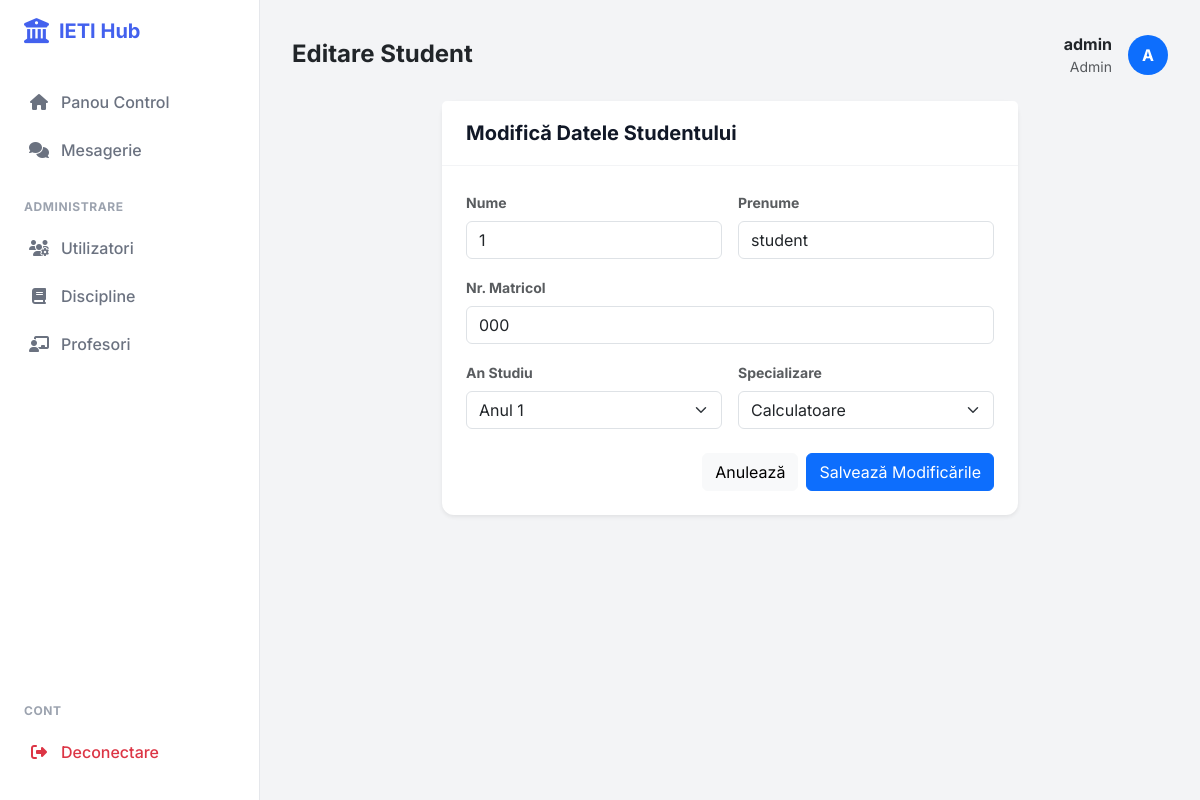
The page /editeaza_student/1 (signed in) on the database its author committed.
### app.py (models this page shows, shortened)
class User(UserMixin, db.Model):
    id = db.Column(db.Integer, primary_key=True)
    username = db.Column(db.String(150), unique=True, nullable=False)
    email = db.Column(db.String(150), unique=True, nullable=False)
    password = db.Column(db.String(150), nullable=False)
    role = db.Column(db.String(20), nullable=False, default='student')
    is_approved = db.Column(db.Boolean, default=False)
    student_profile = db.relationship('Student', backref='user_account', uselist=False, cascade="all, delete-orphan")
    profesor_profile = db.relationship('Profesor', backref='user_account', uselist=False, cascade="all, delete-orphan")

class Student(db.Model):
    id_student = db.Column(db.Integer, primary_key=True)
    nume = db.Column(db.String(50), nullable=False)
    prenume = db.Column(db.String(50), nullable=False)
    nr_matricol = db.Column(db.String(20), unique=True, nullable=False)
    grupa = db.Column(db.String(10), nullable=False)
    an_studiu = db.Column(db.Integer, nullable=False, default=1)
    specializare = db.Column(db.String(50), nullable=False, default='Calculatoare')
    user_id = db.Column(db.Integer, db.ForeignKey('user.id'), nullable=True)
    inscrieri = db.relationship('Inscriere', backref='student', lazy=True, cascade="all, delete-orphan")

### app.py (the view)
@app.route('/editeaza_student/<int:id_student>', methods=['GET', 'POST'])
@login_required
def editeaza_student(id_student):
    if current_user.role != 'admin': abort(403)
    s = Student.query.get_or_404(id_student)
    if request.method == 'POST':
        s.nume = request.form['nume']; s.prenume = request.form['prenume']; s.nr_matricol = request.form['nr_matricol']
        s.an_studiu = int(request.form['an_studiu']); s.specializare = request.form['specializare']
        db.session.commit(); flash('Actualizat.', 'success'); return redirect(url_for('index'))
    return render_template('editeaza_student.html', student=s)

### app.py (called while the page is built)
@login_manager.user_loader
def load_user(user_id):
    return User.query.get(int(user_id))

### templates/editeaza_student.html (shortened to what this page needs)
{% extends "base.html" %}
{% block page_title %}Editare Student{% endblock %}
{% block content %}
<div class="row justify-content-center">
    <div class="col-md-8">
        <div class="card shadow-sm border-0">
            <div class="card-header bg-white">
                <h5 class="fw-bold mb-0">Modifică Datele Studentului</h5>
            </div>
            <div class="card-body p-4">
                <form method="POST">
                    <div class="row g-3">
                        <div class="col-md-6">
                            <label class="form-label text-muted small fw-bold">Nume</label>
                            <input type="text" name="nume" value="{{ student.nume }}" class="form-control" required>
                        </div>
                        <div class="col-md-6">
                            <label class="form-label text-muted small fw-bold">Prenume</label>
                            <input type="text" name="prenume" value="{{ student.prenume }}" class="form-control" required>
                        </div>
                        <div class="col-md-12">
                            <label class="form-label text-muted small fw-bold">Nr. Matricol</label>
                            <input type="text" name="nr_matricol" value="{{ student.nr_matricol }}" class="form-control" required>
                        </div>
                        <div class="col-md-6">
                            <label class="form-label text-muted small fw-bold">An Studiu</label>
                            <select name="an_studiu" class="form-select">
                                <option value="1" {% if student.an_studiu == 1 %}selected{% endif %}>Anul 1</option>
                            </select>
                        </div>
                        <div class="col-md-6">
                            <label class="form-label text-muted small fw-bold">Specializare</label>
                            <select name="specializare" class="form-select">
                                <option value="Calculatoare" {% if student.specializare == 'Calculatoare' %}selected{% endif %}>Calculatoare</option>
                            </select>
                        </div>
                    </div>
                    <div class="mt-4 d-flex justify-content-end gap-2">
                        <a href="{{ url_for('index') }}" class="btn btn-light">Anulează</a>
                        <button type="submit" class="btn btn-primary">Salvează Modificările</button>
                    </div>
                </form>
            </div>
        </div>
    </div>
</div>
{% endblock %}

### templates/base.html (shortened to what this page needs)
<!doctype html>
<html lang="ro">
<head>
    <link href="https://cdn.jsdelivr.net/npm/bootstrap@5.3.0/dist/css/bootstrap.min.css" rel="stylesheet">
    <link rel="stylesheet" href="https://cdnjs.cloudflare.com/ajax/libs/font-awesome/6.4.0/css/all.min.css">
</head>
<body>
{% if current_user.is_authenticated %}
<nav class="sidebar">
    <div class="brand">
        <i class="fas fa-university fa-lg"></i> IETI Hub
    </div>
    <div class="nav flex-column flex-grow-1">
        <a href="{{ url_for('index') }}" class="nav-link {{ 'active' if request.endpoint == 'index' else '' }}">
            <i class="fas fa-home"></i> Panou Control
        </a>
        <a href="{{ url_for('chat_home') }}" class="nav-link {{ 'active' if 'chat' in request.endpoint else '' }}">
            <i class="fas fa-comments"></i> Mesagerie
        </a>
        {% if current_user.role == 'admin' %}
            <div class="nav-title">Administrare</div>
            <a href="{{ url_for('gestiune_utilizatori') }}" class="nav-link {{ 'active' if 'utilizatori' in request.endpoint else '' }}">
                <i class="fas fa-users-cog"></i> Utilizatori
            </a>
            <a href="{{ url_for('lista_discipline') }}" class="nav-link {{ 'active' if 'discipline' in request.endpoint else '' }}">
                <i class="fas fa-book"></i> Discipline
            </a>
            <a href="{{ url_for('lista_profesori') }}" class="nav-link {{ 'active' if 'profesori' in request.endpoint else '' }}">
                <i class="fas fa-chalkboard-teacher"></i> Profesori
            </a>
        {% endif %}
        <div class="mt-auto mb-4">
            <div class="nav-title">Cont</div>
            <a href="{{ url_for('logout') }}" class="nav-link text-danger">
                <i class="fas fa-sign-out-alt"></i> Deconectare
            </a>
        </div>
    </div>
</nav>
{% endif %}
<main class="{{ 'main-content' if current_user.is_authenticated else '' }}">
    {% if current_user.is_authenticated and request.endpoint not in ['login', 'register'] %}
    <div class="d-flex justify-content-between align-items-center mb-4 d-none d-lg-flex">
        <div>
            <h4 class="fw-bold mb-0 text-dark">
                {% block page_title %}Dashboard{% endblock %}
            </h4>
        </div>
        <div class="d-flex align-items-center gap-3">
            <div class="text-end">
                <span class="d-block fw-bold text-dark">{{ current_user.username }}</span>
                <span class="d-block small text-muted">{{ current_user.role|capitalize }}</span>
            </div>
            <div class="bg-primary text-white rounded-circle d-flex align-items-center justify-content-center fw-bold" style="width: 40px; height: 40px;">
                {{ current_user.username[0]|upper }}
            </div>
        </div>
    </div>
    {% endif %}
    {% block content %}{% endblock %}
</main>
</body>
</html>

### templates/base.html (style rules this page uses)
:root { --primary: #4361ee; --secondary: #3f37c9; --success: #4cc9f0; --info: #4895ef; --warning: #f72585; --dark: #2b2d42; --light: #f8f9fa; --body-bg: #f3f4f6; --sidebar-width: 260px; }
body { font-family: 'Inter', sans-serif; background-color: var(--body-bg); color: #4b5563; min-height: 100vh; }
.sidebar { width: var(--sidebar-width); position: fixed; top: 0; left: 0; height: 100vh; background: #fff; border-right: 1px solid #e5e7eb; z-index: 1000; padding-top: 1rem; transition: all 0.3s; display: flex; flex-direction: column; }
.brand { padding: 0 1.5rem 2rem; font-size: 1.25rem; font-weight: 700; color: var(--primary); display: flex; align-items: center; gap: 10px; }
.nav-link { display: flex; align-items: center; padding: 0.75rem 1.5rem; color: #6b7280; font-weight: 500; transition: all 0.2s; border-left: 3px solid transparent; text-decoration: none; }
.nav-link i { width: 24px; margin-right: 10px; text-align: center; }
.nav-title { padding: 1.5rem 1.5rem 0.5rem; font-size: 0.75rem; font-weight: 700; text-transform: uppercase; color: #9ca3af; letter-spacing: 0.05em; }
.main-content { margin-left: var(--sidebar-width); padding: 2rem; min-height: 100vh; transition: margin-left 0.3s; }
.card { border: none; border-radius: 12px; box-shadow: 0 1px 3px rgba(0,0,0,0.1); background: #fff; margin-bottom: 1.5rem; }
.card-header { background: transparent; border-bottom: 1px solid #f3f4f6; padding: 1.25rem 1.5rem; font-weight: 600; color: #111827; }
.card-body { padding: 1.5rem; }

### rows shown on the page
User: username "admin", role "Admin", username "A"
Student: nume "1", prenume "student", nr_matricol "000", an_studiu "Anul 1", specializare "Calculatoare"
